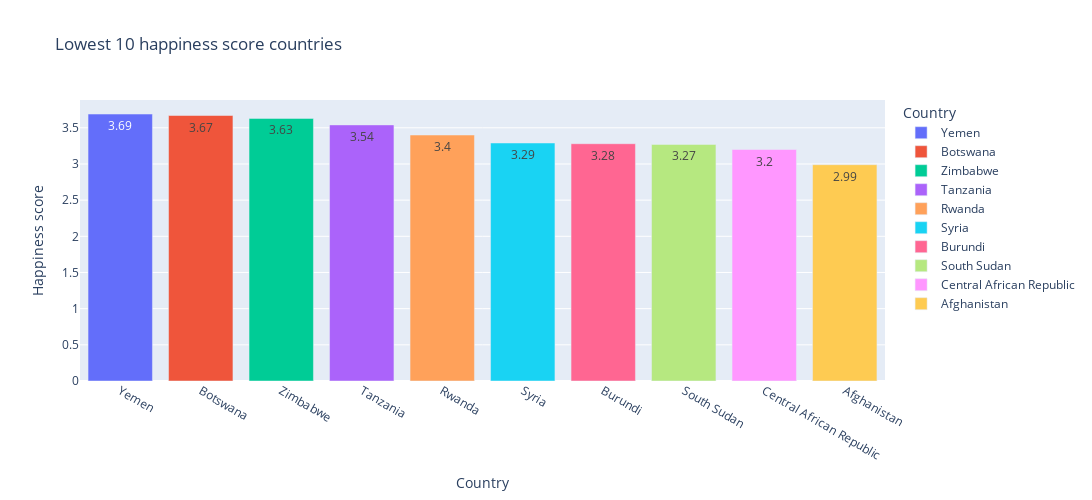

Notebook cell for this chart:
### Code cell
plotly_bars(LeastHappiest10, LeastHappiest10['country'], LeastHappiest10['happiness_score'].round(2), 'Lowest 10 happiness score countries', LeastHappiest10['country'], 'Country', 'Happiness score')

### Figure 1 — Plotly figure (JSON) as saved in the notebook; plotly's stock layout.template omitted (floating-point values rounded to 4 significant figures)
{"data": [{"alignmentgroup": "True", "hovertemplate": "Country=%{x}<br>Happiness score=%{y}<extra></extra>", "legendgroup": "Yemen", "marker": {"color": "#636efa", "pattern": {"shape": ""}}, "name": "Yemen", "offsetgroup": "Yemen", "orientation": "v", "showlegend": true, "textposition": "auto", "texttemplate": "%{y}", "type": "bar", "x": ["Yemen"], "xaxis": "x", "y": [3.69], "yaxis": "y"}, {"alignmentgroup": "True", "hovertemplate": "Country=%{x}<br>Happiness score=%{y}<extra></extra>", "legendgroup": "Botswana", "marker": {"color": "#EF553B", "pattern": {"shape": ""}}, "name": "Botswana", "offsetgroup": "Botswana", "orientation": "v", "showlegend": true, "textposition": "auto", "texttemplate": "%{y}", "type": "bar", "x": ["Botswana"], "xaxis": "x", "y": [3.67], "yaxis": "y"}, {"alignmentgroup": "True", "hovertemplate": "Country=%{x}<br>Happiness score=%{y}<extra></extra>", "legendgroup": "Zimbabwe", "marker": {"color": "#00cc96", "pattern": {"shape": ""}}, "name": "Zimbabwe", "offsetgroup": "Zimbabwe", "orientation": "v", "showlegend": true, "textposition": "auto", "texttemplate": "%{y}", "type": "bar", "x": ["Zimbabwe"], "xaxis": "x", "y": [3.63], "yaxis": "y"}, {"alignmentgroup": "True", "hovertemplate": "Country=%{x}<br>Happiness score=%{y}<extra></extra>", "legendgroup": "Tanzania", "marker": {"color": "#ab63fa", "pattern": {"shape": ""}}, "name": "Tanzania", "offsetgroup": "Tanzania", "orientation": "v", "showlegend": true, "textposition": "auto", "texttemplate": "%{y}", "type": "bar", "x": ["Tanzania"], "xaxis": "x", "y": [3.54], "yaxis": "y"}, {"alignmentgroup": "True", "hovertemplate": "Country=%{x}<br>Happiness score=%{y}<extra></extra>", "legendgroup": "Rwanda", "marker": {"color": "#FFA15A", "pattern": {"shape": ""}}, "name": "Rwanda", "offsetgroup": "Rwanda", "orientation": "v", "showlegend": true, "textposition": "auto", "texttemplate": "%{y}", "type": "bar", "x": ["Rwanda"], "xaxis": "x", "y": [3.4], "yaxis": "y"}, {"alignmentgroup": "True", "hovertemplate": "Country=%{x}<br>Happiness score=%{y}<extra></extra>", "legendgroup": "Syria", "marker": {"color": "#19d3f3", "pattern": {"shape": ""}}, "name": "Syria", "offsetgroup": "Syria", "orientation": "v", "showlegend": true, "textposition": "auto", "texttemplate": "%{y}", "type": "bar", "x": ["Syria"], "xaxis": "x", "y": [3.29], "yaxis": "y"}, {"alignmentgroup": "True", "hovertemplate": "Country=%{x}<br>Happiness score=%{y}<extra></extra>", "legendgroup": "Burundi", "marker": {"color": "#FF6692", "pattern": {"shape": ""}}, "name": "Burundi", "offsetgroup": "Burundi", "orientation": "v", "showlegend": true, "textposition": "auto", "texttemplate": "%{y}", "type": "bar", "x": ["Burundi"], "xaxis": "x", "y": [3.28], "yaxis": "y"}, {"alignmentgroup": "True", "hovertemplate": "Country=%{x}<br>Happiness score=%{y}<extra></extra>", "legendgroup": "South Sudan", "marker": {"color": "#B6E880", "pattern": {"shape": ""}}, "name": "South Sudan", "offsetgroup": "South Sudan", "orientation": "v", "showlegend": true, "textposition": "auto", "texttemplate": "%{y}", "type": "bar", "x": ["South Sudan"], "xaxis": "x", "y": [3.27], "yaxis": "y"}, {"alignmentgroup": "True", "hovertemplate": "Country=%{x}<br>Happiness score=%{y}<extra></extra>", "legendgroup": "Central African Republic", "marker": {"color": "#FF97FF", "pattern": {"shape": ""}}, "name": "Central African Republic", "offsetgroup": "Central African Republic", "orientation": "v", "showlegend": true, "textposition": "auto", "texttemplate": "%{y}", "type": "bar", "x": ["Central African Republic"], "xaxis": "x", "y": [3.2], "yaxis": "y"}, {"alignmentgroup": "True", "hovertemplate": "Country=%{x}<br>Happiness score=%{y}<extra></extra>", "legendgroup": "Afghanistan", "marker": {"color": "#FECB52", "pattern": {"shape": ""}}, "name": "Afghanistan", "offsetgroup": "Afghanistan", "orientation": "v", "showlegend": true, "textposition": "auto", "texttemplate": "%{y}", "type": "bar", "x": ["Afghanistan"], "xaxis": "x", "y": [2.99], "yaxis": "y"}], "layout": {"barmode": "relative", "height": 500, "legend": {"title": {"text": "Country"}, "tracegroupgap": 0}, "title": {"text": "Lowest 10 happiness score countries"}, "width": 1400, "xaxis": {"anchor": "y", "categoryarray": ["Yemen", "Botswana", "Zimbabwe", "Tanzania", "Rwanda", "Syria", "Burundi", "South Sudan", "Central African Republic", "Afghanistan"], "categoryorder": "array", "domain": [0, 1], "title": {"text": "Country"}}, "yaxis": {"anchor": "x", "domain": [0, 1], "title": {"text": "Happiness score"}}}}
